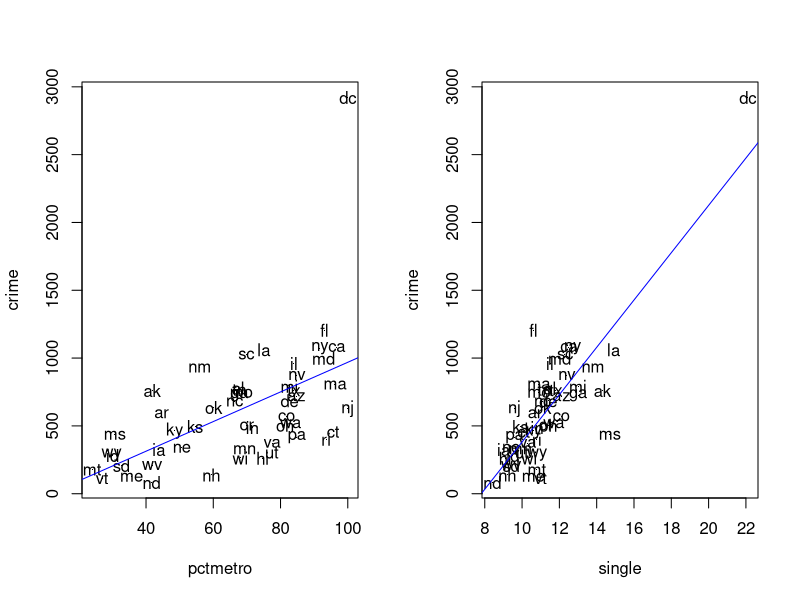
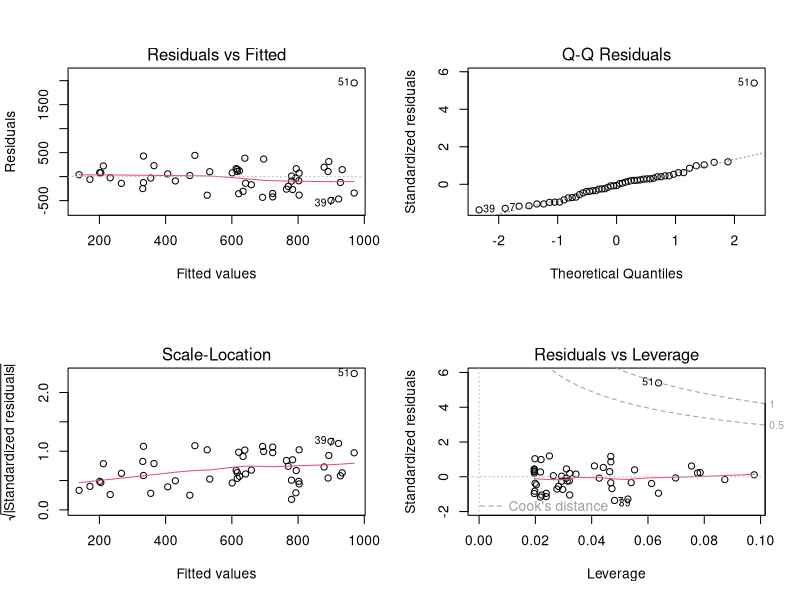
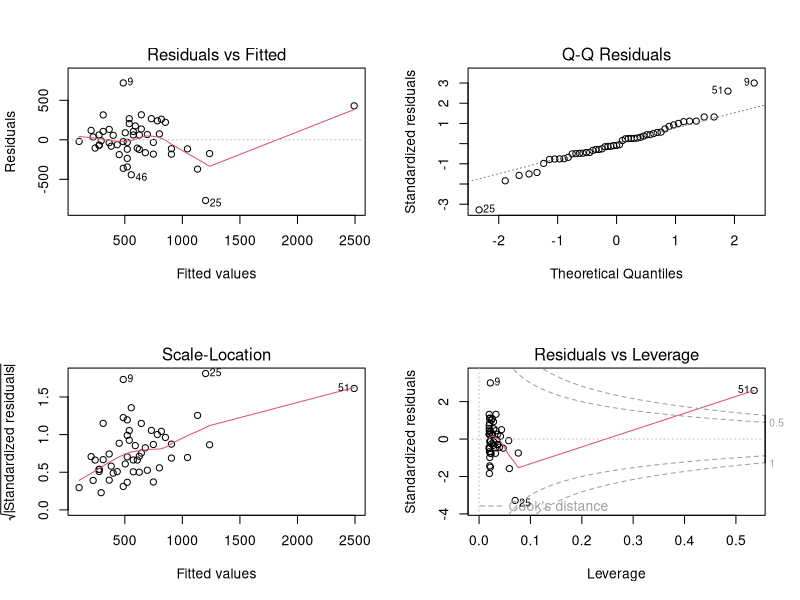
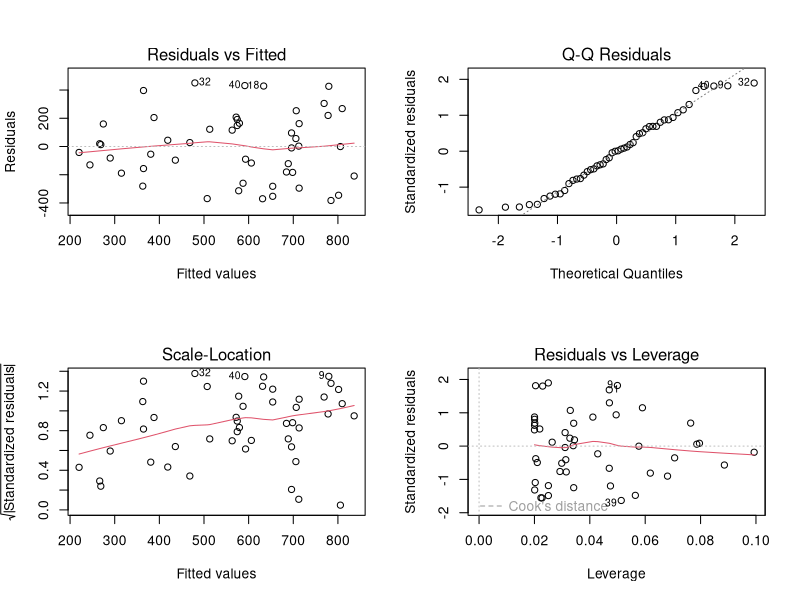
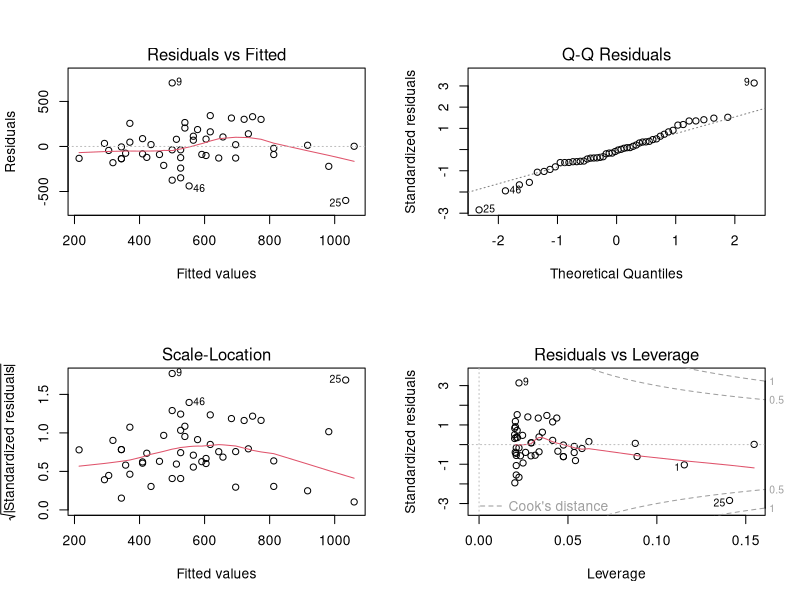
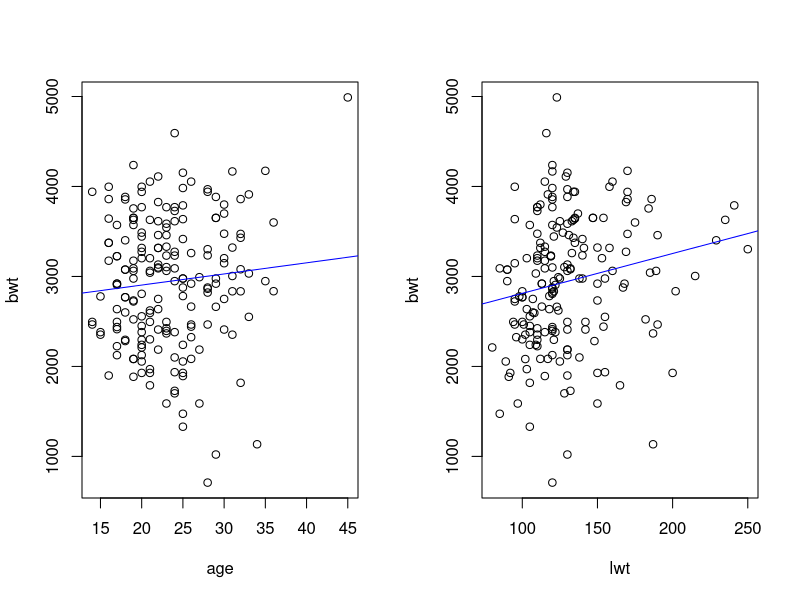
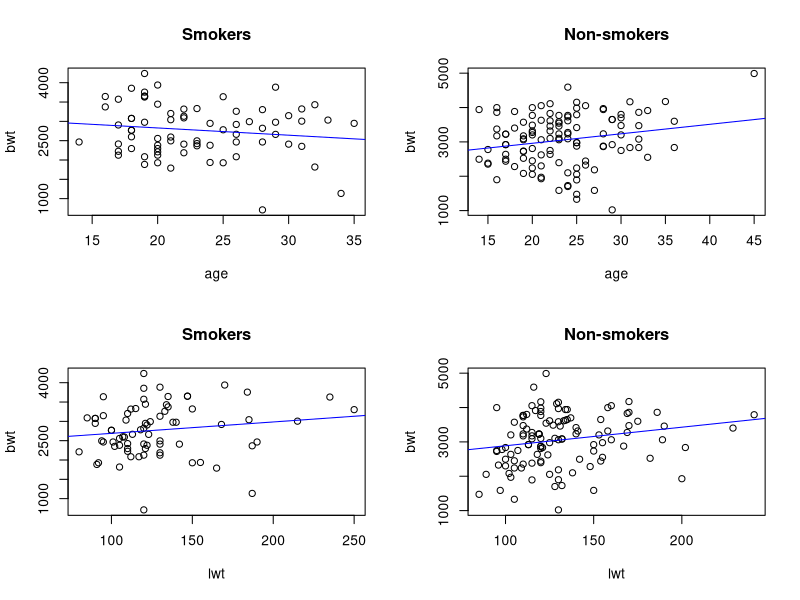
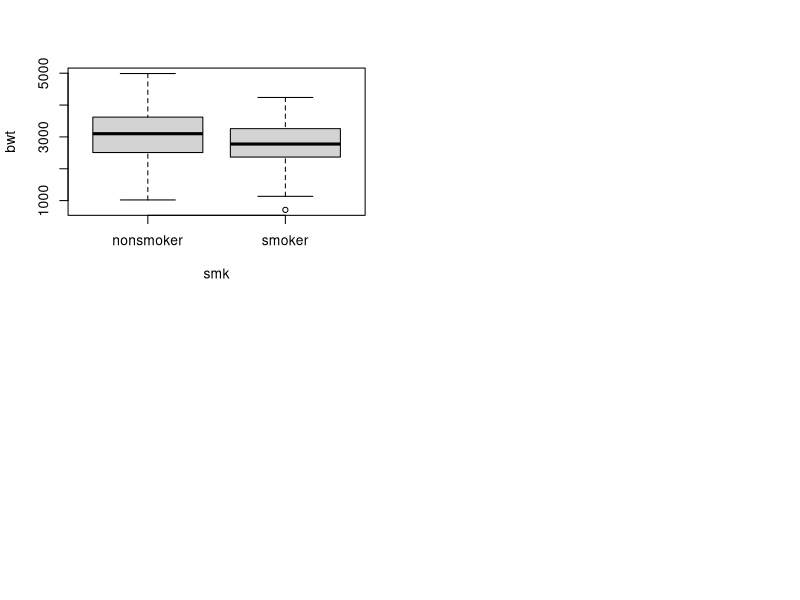

The R source for these figures, in order:
## ---- chunk 1
#| label: linear-1a-1
#| warning: false
#| echo: true

crime_data <- read.csv('data/crime_mod.csv')
# head(crime_data)

par(mfrow = c(1, 2)) # make plots in 1 row 2 col

# scatter plot: crime vs pctmetro
plot(crime ~ pctmetro, pch='.', data = crime_data)
text(crime ~ pctmetro, labels = state, data = crime_data)

abline(lm(crime ~ pctmetro, data = crime_data), col = 'blue')

# scatter plot: crime vs single
plot(crime ~ single, pch='.', data = crime_data)
text(crime ~ single, labels = state, data = crime_data)

abline(lm(crime ~ single, data = crime_data), col = 'blue')
## ---- chunk 2
#| label: linear-1b-1
#| warning: false
#| echo: true

# regression: crime vs pctmetro
summary(lm(crime ~ pctmetro, data = crime_data))

# residual analysis:
par(mfrow=c(2,2))
plot(lm(crime ~ pctmetro, data = crime_data))
## ---- chunk 3
#| label: linear-1c-1
#| warning: false
#| echo: true

# regression: crime vs single
summary(lm(crime ~ single, data = crime_data))

# residual analysis:
par(mfrow=c(2,2))
plot(lm(crime ~ single, data = crime_data))
## ---- chunk 4
#| label: linear-1d-1
#| warning: false
#| echo: true

# regression: crime vs pctmetro
summary(lm(crime ~ pctmetro, 
           data = crime_data[which(crime_data$state != 'dc'),]))

# residual analysis:
par(mfrow=c(2,2))
plot(lm(crime ~ pctmetro, 
        data = crime_data[which(crime_data$state != 'dc'),]))
## ---- chunk 5
#| label: linear-1d-2
#| warning: false
#| echo: true

# regression: crime vs single
summary(lm(crime ~ single, 
           data = crime_data[which(crime_data$state != 'dc'),]))

# residual analysis:
par(mfrow=c(2,2))
plot(lm(crime ~ single, 
        data = crime_data[which(crime_data$state != 'dc'),]))
## ---- chunk 6
#| label: linear-2a-1
#| warning: false
#| echo: true

birth <- read.csv('data/birth.csv')
# head(birth)

par(mfrow = c(1, 2)) # make plots in 1 row 2 col

# scatter plots:
plot(bwt ~ age, data = birth)
abline(lm(bwt ~ age, data = birth), col = 'blue')

plot(bwt ~ lwt, data = birth)
abline(lm(bwt ~ lwt, data = birth), col = 'blue')
## ---- chunk 7
#| label: linear-2a-2
#| warning: false
#| echo: true

par(mfrow = c(2, 2)) # make plots in 2 row 2 col

# scatter plots separate for smokers and non-smokers:
plot(bwt ~ age, data = birth[which(birth$smk == 'smoker'),], 
     main="Smokers")
abline(lm(bwt ~ age, data = birth[which(birth$smk == 'smoker'),]), 
          col = 'blue')

plot(bwt ~ age, data = birth[which(birth$smk == 'nonsmoker'),], 
     main="Non-smokers")
abline(lm(bwt ~ age, data = birth[which(birth$smk == 'nonsmoker'),]), 
       col = 'blue')

plot(bwt ~ lwt, data = birth[which(birth$smk == 'smoker'),], 
     main="Smokers")
abline(lm(bwt ~ lwt, data = birth[which(birth$smk == 'smoker'),]), 
          col = 'blue')

plot(bwt ~ lwt, data = birth[which(birth$smk == 'nonsmoker'),], 
     main="Non-smokers")
abline(lm(bwt ~ lwt, data = birth[which(birth$smk == 'nonsmoker'),]), 
       col = 'blue')
## ---- chunk 8
#| label: linear-2b-1
#| warning: false
#| echo: true

cor.test(~ bwt + lwt, data = birth)
## ---- chunk 9
#| label: linear-2c-1
#| warning: false
#| echo: true

boxplot(bwt ~ smk, data = birth)
## ---- chunk 10
#| label: linear-2d-1
#| warning: false
#| echo: true

# regression
summary(lm(bwt ~ smk, data = birth))
## ---- chunk 11
#| label: linear-2d-2
#| warning: false
#| echo: true

# scatter plots:
summary(lm(bwt ~ smk + lwt, data = birth))
## ---- chunk 12
#| label: linear-2d-3
#| warning: false
#| echo: true

# scatter plots:
summary(lm(bwt ~ smk + lwt + eth, data = birth))

# residual analysis:
par(mfrow=c(2,2))
plot(lm(bwt ~ smk + lwt + eth, data = birth))
